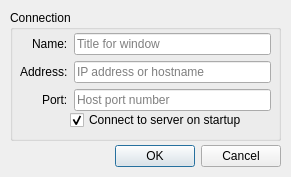
<?xml version="1.0" encoding="UTF-8"?>
<ui version="4.0">
 <class>DialogConnect</class>
 <widget class="QDialog" name="DialogConnect">
  <property name="geometry">
   <rect>
    <x>0</x>
    <y>0</y>
    <width>291</width>
    <height>177</height>
   </rect>
  </property>
  <property name="sizePolicy">
   <sizepolicy hsizetype="Fixed" vsizetype="Fixed">
    <horstretch>0</horstretch>
    <verstretch>0</verstretch>
   </sizepolicy>
  </property>
  <property name="windowTitle">
   <string>New Profile</string>
  </property>
  <widget class="QDialogButtonBox" name="buttonBox">
   <property name="geometry">
    <rect>
     <x>10</x>
     <y>140</y>
     <width>271</width>
     <height>32</height>
    </rect>
   </property>
   <property name="orientation">
    <enum>Qt::Horizontal</enum>
   </property>
   <property name="standardButtons">
    <set>QDialogButtonBox::Cancel|QDialogButtonBox::Ok</set>
   </property>
  </widget>
  <widget class="QGroupBox" name="groupConnect">
   <property name="geometry">
    <rect>
     <x>10</x>
     <y>10</y>
     <width>271</width>
     <height>131</height>
    </rect>
   </property>
   <property name="sizePolicy">
    <sizepolicy hsizetype="Expanding" vsizetype="Preferred">
     <horstretch>0</horstretch>
     <verstretch>0</verstretch>
    </sizepolicy>
   </property>
   <property name="minimumSize">
    <size>
     <width>0</width>
     <height>104</height>
    </size>
   </property>
   <property name="title">
    <string>Connection</string>
   </property>
   <widget class="QWidget" name="formLayoutWidget">
    <property name="geometry">
     <rect>
      <x>10</x>
      <y>23</y>
      <width>251</width>
      <height>81</height>
     </rect>
    </property>
    <layout class="QFormLayout" name="formLayout">
     <property name="sizeConstraint">
      <enum>QLayout::SetMinimumSize</enum>
     </property>
     <property name="fieldGrowthPolicy">
      <enum>QFormLayout::AllNonFixedFieldsGrow</enum>
     </property>
     <property name="labelAlignment">
      <set>Qt::AlignRight|Qt::AlignTrailing|Qt::AlignVCenter</set>
     </property>
     <item row="0" column="0">
      <widget class="QLabel" name="labelName">
       <property name="text">
        <string>Name:</string>
       </property>
      </widget>
     </item>
     <item row="0" column="1">
      <widget class="QLineEdit" name="name">
       <property name="maxLength">
        <number>30</number>
       </property>
       <property name="placeholderText">
        <string>Title for window</string>
       </property>
      </widget>
     </item>
     <item row="1" column="0">
      <widget class="QLabel" name="labelAddress">
       <property name="text">
        <string>Address:</string>
       </property>
      </widget>
     </item>
     <item row="1" column="1">
      <widget class="QLineEdit" name="address">
       <property name="placeholderText">
        <string>IP address or hostname</string>
       </property>
      </widget>
     </item>
     <item row="2" column="0">
      <widget class="QLabel" name="labelPort">
       <property name="text">
        <string>Port:</string>
       </property>
      </widget>
     </item>
     <item row="2" column="1">
      <widget class="QLineEdit" name="port">
       <property name="inputMask">
        <string>D0000</string>
       </property>
       <property name="placeholderText">
        <string>Host port number</string>
       </property>
      </widget>
     </item>
    </layout>
   </widget>
   <widget class="QCheckBox" name="connect">
    <property name="geometry">
     <rect>
      <x>60</x>
      <y>100</y>
      <width>201</width>
      <height>20</height>
     </rect>
    </property>
    <property name="text">
     <string>Connect to server on startup</string>
    </property>
    <property name="checked">
     <bool>true</bool>
    </property>
   </widget>
  </widget>
 </widget>
 <tabstops>
  <tabstop>name</tabstop>
  <tabstop>address</tabstop>
  <tabstop>port</tabstop>
  <tabstop>connect</tabstop>
  <tabstop>buttonBox</tabstop>
 </tabstops>
 <resources/>
 <connections>
  <connection>
   <sender>buttonBox</sender>
   <signal>accepted()</signal>
   <receiver>DialogConnect</receiver>
   <slot>accept()</slot>
   <hints>
    <hint type="sourcelabel">
     <x>248</x>
     <y>254</y>
    </hint>
    <hint type="destinationlabel">
     <x>157</x>
     <y>274</y>
    </hint>
   </hints>
  </connection>
  <connection>
   <sender>buttonBox</sender>
   <signal>rejected()</signal>
   <receiver>DialogConnect</receiver>
   <slot>reject()</slot>
   <hints>
    <hint type="sourcelabel">
     <x>316</x>
     <y>260</y>
    </hint>
    <hint type="destinationlabel">
     <x>286</x>
     <y>274</y>
    </hint>
   </hints>
  </connection>
 </connections>
</ui>
